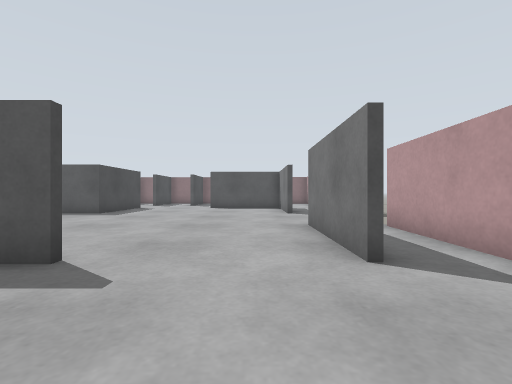
view 1 (above)

21 first-person views from a walk through a world built for the Gazebo simulator. The camera is 0.22 m above the floor, looks level and sees 85° across. The floor is counted in squares, 0.25 m on a side. Each view is taken from the middle of a square. On the plan, view 1 faces up. The plan holds only what a view shows up to about 11 squares ahead; the rest is blank. Surface patterns are stand-ins for the level's own textures.

view 2
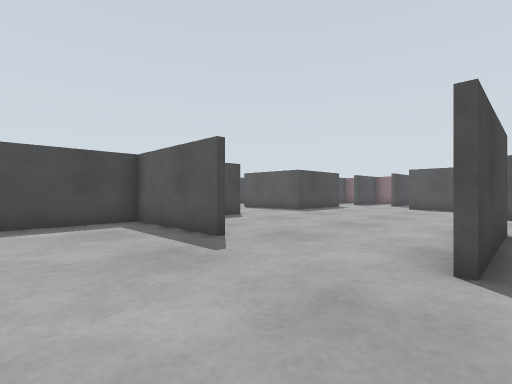

view 3
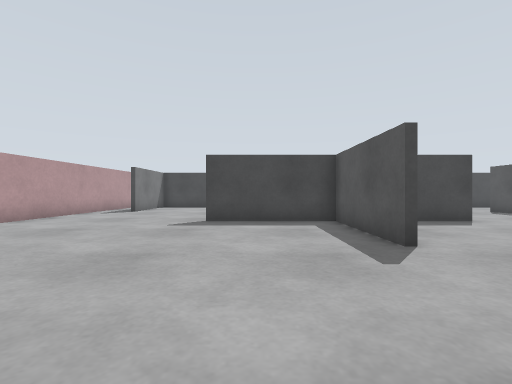

view 4
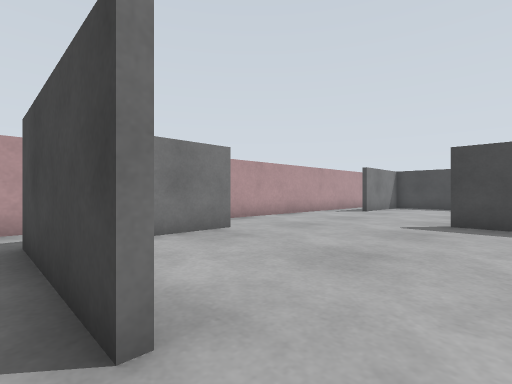

view 5
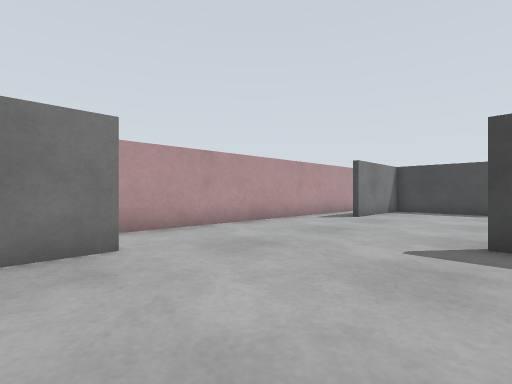

view 6
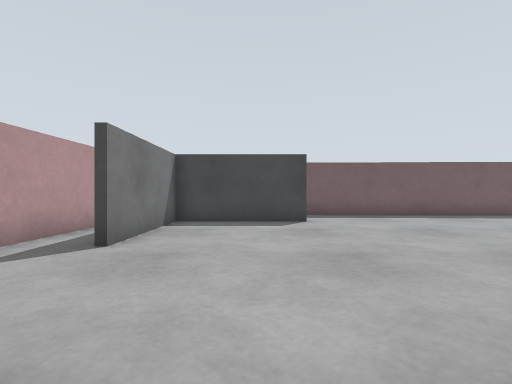

view 7
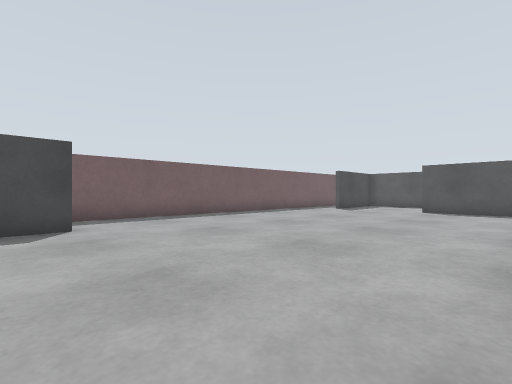

view 8
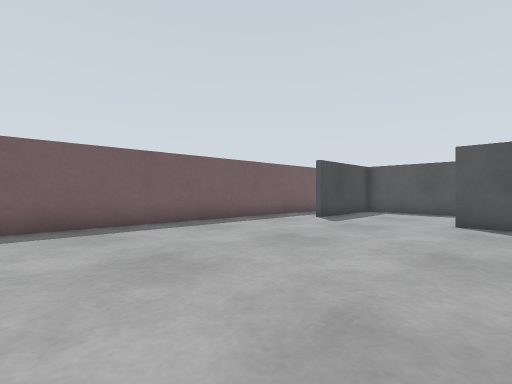

view 9
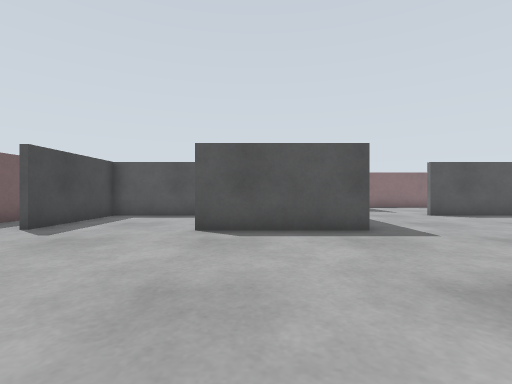

view 10
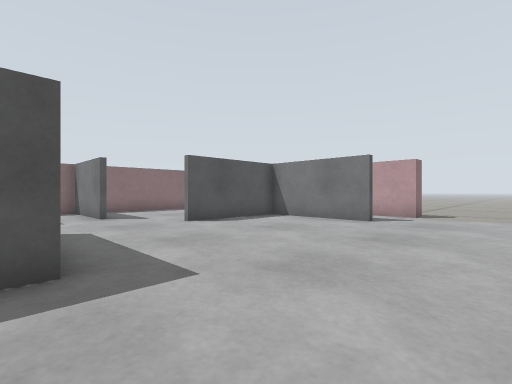

view 11
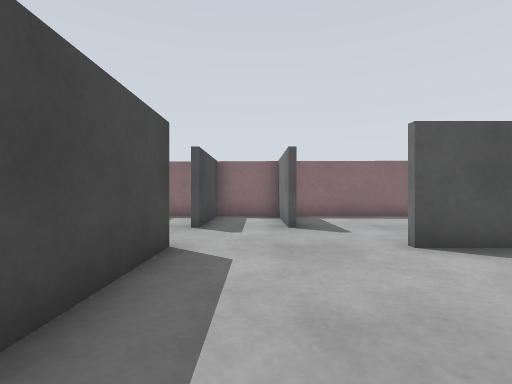

view 12
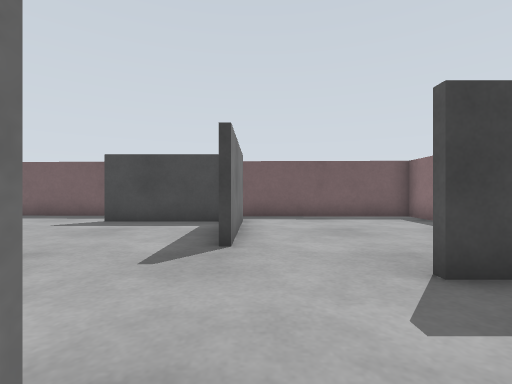

view 13
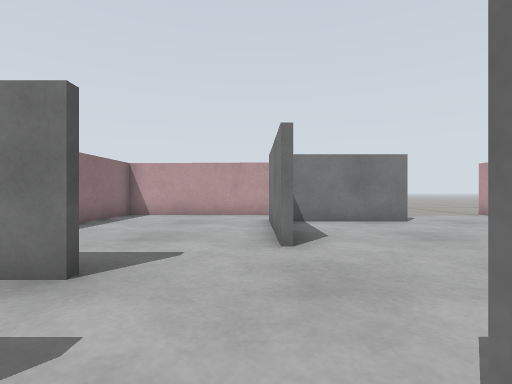

view 14
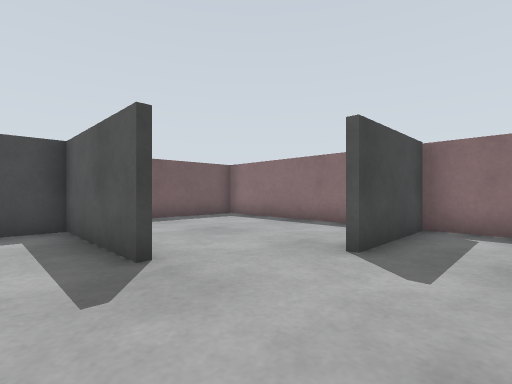

view 15
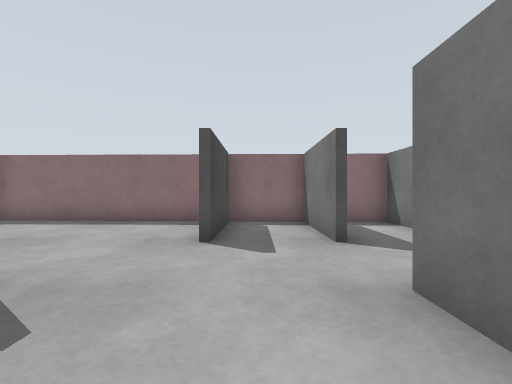

view 16
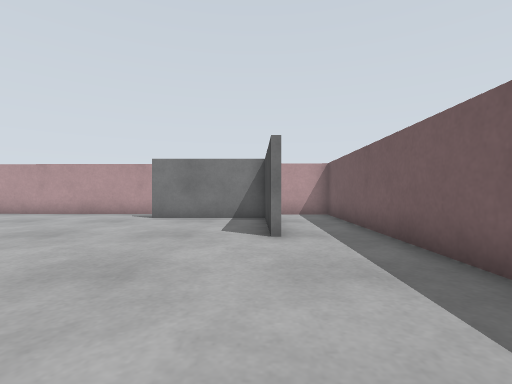

view 17
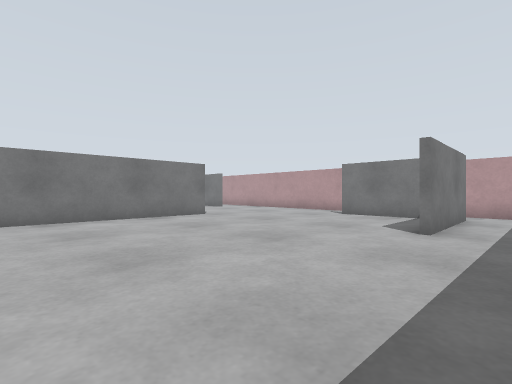

view 18
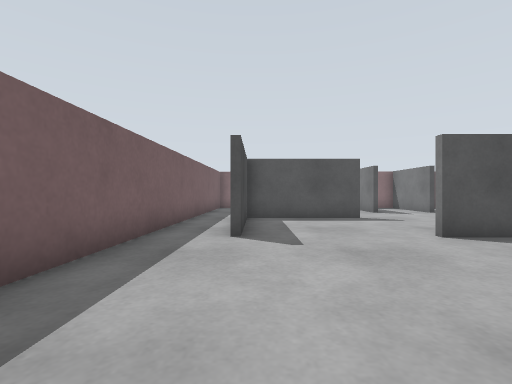

view 19
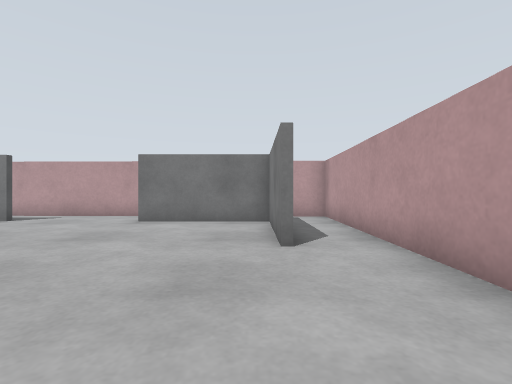

view 20
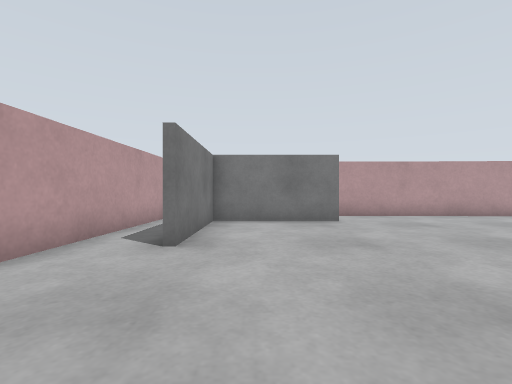

view 21
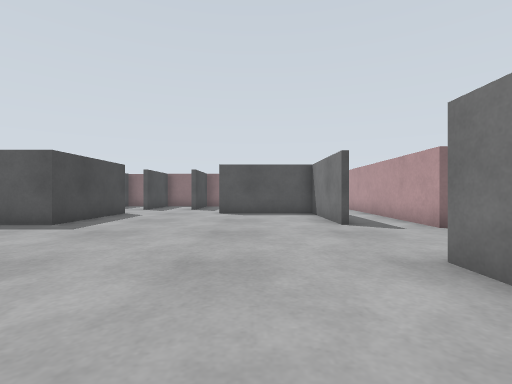

### Floor plan
Points are (right, up) in squares from view 1. A wall is a line through its corners. A room is listed if a view was taken in it or the views show most of it. See-through windows are left out.
Room 1 (views 1, 2, 3, 4, 5, 6, 7, 8, 9, 10, 11, 12, 13, 14, 15, 16, 17, 18, 19, 20, 21)
walls: (-6.4, 7.5) (-6.4, 5.9); (-2.5, 3.4) (-6.4, 3.4) (-6.4, -0.6); (-6.6, 14.5) (-6.6, 15.5); (-6.4, 15.5) (-6.4, 11.4) (-10.5, 11.4); (-10.5, 15.4) (-14.3, 15.4) (-14.3, 11.4); (-6.6, -0.2) (-6.6, 5.6); (1.5, 7.5) (1.5, 3.5); (-2.5, 15.5) (1.5, 15.5); (1.3, 11.4) (1.3, 15.4) (-2.5, 15.4); (1.3, 3.4) (1.3, 7.5); (-6.6, 17.9) (-6.6, 21.2) (-8.8, 21.3) (-8.8, 17.9); (-4.2, 17.9) (-4.2, 21.1) (-6.4, 21.2) (-6.4, 18); (-14.1, 15.5) (-10.5, 15.5); (3.5, 10.8) (3.8, 20.9) (-3.5, 21.1); (-14.3, -0.5) (-14.3, -4.4) (-10.5, -4.4); (-2.5, -4.4) (1.3, -4.4) (1.3, -0.5); (3.2, -0.5) (3.4, 7.2); (-9.6, 21.3) (-16, 21.5) (-16.8, -5.9) (-1.5, -6.4); (-14.5, -4.5) (-14.5, -0.5)
ways out: opening at (2, -1) to room 2; opening at (4, 9)
Room 2 (no view inside)
walls: (1.5, -0.5) (1.5, -4.6); (-1.5, -6.4) (3, -6.5) (3.2, -0.5)
ways out: opening at (2, -1) to room 1

Where each view was taken, in squares from view 1:
view 1: 0 up, 0 right, facing up
view 2: 0 up, 2 right, facing up-left
view 3: 1 up, 2 right, facing left
view 4: 1 up, 2 right, facing down-left
view 5: 0 up, 1 left, facing down-left
view 6: 2 down, 6 left, facing left
view 7: 2 down, 7 left, facing up-left
view 8: 3 up, 9 left, facing up-left
view 9: 5 up, 9 left, facing up
view 10: 8 up, 7 left, facing up-right
view 11: 11 up, 5 left, facing up
view 12: 16 up, 6 left, facing left
view 13: 16 up, 7 left, facing right
view 14: 14 up, 7 left, facing up-left
view 15: 13 up, 8 left, facing up
view 16: 5 up, 14 left, facing down
view 17: 6 up, 16 left, facing down-right
view 18: 6 up, 14 left, facing up
view 19: 4 down, 7 left, facing right
view 20: 4 up, 0 right, facing down
view 21: 4 up, 1 left, facing up
